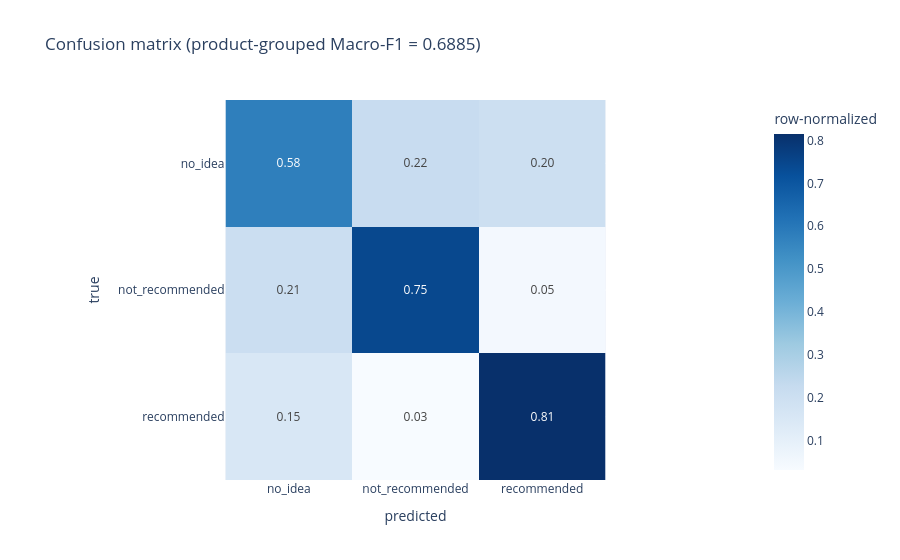

Notebook source saved alongside this figure:
### Code cell
# train text-only on the in-notebook cleaned comments (same code as run.py demo)
bundle, p3_metrics = train_from_frame(comments_df)
print("baselines:", p3_metrics["baselines_val_macro_f1"])
print("PRIMARY (product-grouped) Macro-F1:", p3_metrics["primary_macro_f1"],
      "| naive random-split Macro-F1:", p3_metrics["test_macro_f1"],
      "| naive split product overlap:", p3_metrics["naive_split_product_overlap_pct"], "%")
print("leakage ablation:", p3_metrics["leakage_ablation"])
fig_confusion(p3_metrics).show()

### Figure 1 — Plotly figure (JSON) as saved in the notebook; plotly's stock layout.template omitted (floating-point values rounded to 4 significant figures)
{"data": [{"coloraxis": "coloraxis", "hovertemplate": "predicted: %{x}<br>true: %{y}<br>row-normalized: %{z}<extra></extra>", "name": "0", "texttemplate": "%{z:.2f}", "type": "heatmap", "x": ["no_idea", "not_recommended", "recommended"], "xaxis": "x", "y": ["no_idea", "not_recommended", "recommended"], "yaxis": "y", "z": [[0.5767, 0.2199, 0.2034], [0.207, 0.7451, 0.04783], [0.1537, 0.03133, 0.815]]}], "layout": {"coloraxis": {"autocolorscale": false, "colorbar": {"title": {"text": "row-normalized"}}, "colorscale": [[0.0, "rgb(247,251,255)"], [0.125, "rgb(222,235,247)"], [0.25, "rgb(198,219,239)"], [0.375, "rgb(158,202,225)"], [0.5, "rgb(107,174,214)"], [0.625, "rgb(66,146,198)"], [0.75, "rgb(33,113,181)"], [0.875, "rgb(8,81,156)"], [1.0, "rgb(8,48,107)"]]}, "title": {"text": "Confusion matrix (product-grouped Macro-F1 = 0.6885)"}, "xaxis": {"anchor": "y", "constrain": "domain", "domain": [0.0, 1.0], "scaleanchor": "y", "title": {"text": "predicted"}}, "yaxis": {"anchor": "x", "autorange": "reversed", "constrain": "domain", "domain": [0.0, 1.0], "title": {"text": "true"}}}}
